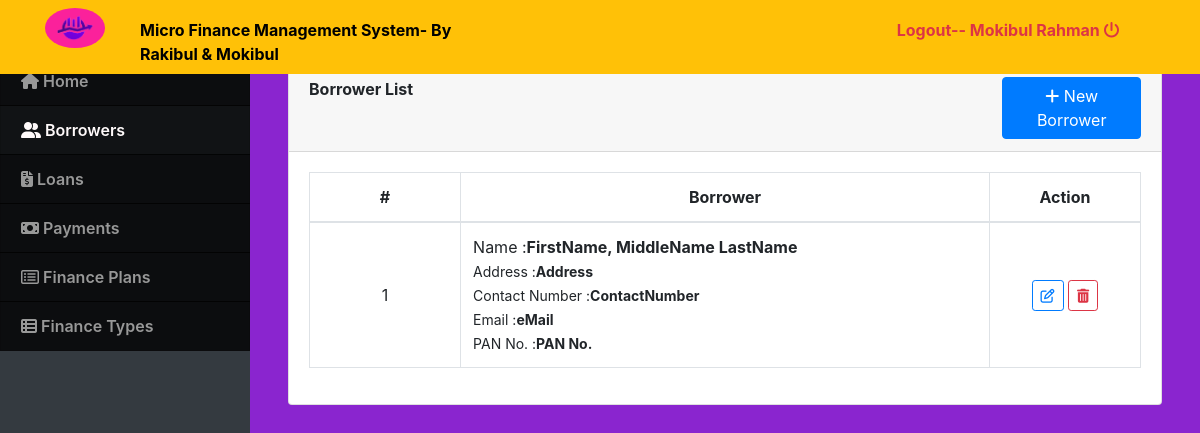
The app's page /index.php?page=borrowers (signed in), older data.
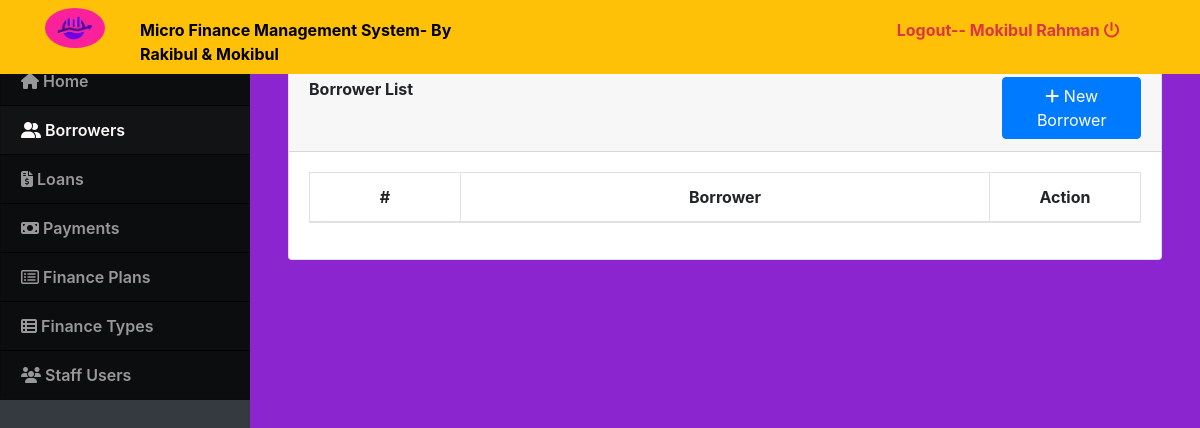
The same page, newer data.
### tables this page shows
CREATE TABLE `borrowers` (
  `id` int(30) NOT NULL,
  `firstname` varchar(100) NOT NULL,
  `middlename` varchar(100) NOT NULL,
  `lastname` varchar(100) NOT NULL,
  `contact_no` varchar(30) NOT NULL,
  `address` text NOT NULL,
  `email` varchar(50) NOT NULL,
  `tax_id` varchar(50) NOT NULL,
  `date_created` int(11) NOT NULL
);

### borrowers.php (the view, shortened to what this page needs)
<?php include 'db_connect.php' ?>
<div class="container-fluid">
	<div class="col-lg-12">
		<div class="card">
			<div class="card-header">
				<large class="card-title">
					<b>Borrower List</b>
				</large>
				<button class="btn btn-primary btn-block col-md-2 float-right" type="button" id="new_borrower"><i class="fa fa-plus"></i> New Borrower</button>
			</div>
			<div class="card-body">
				<table class="table table-bordered" id="borrower-list">
					<colgroup>
						<col width="10%">
						<col width="35%">
						<col width="10%">
					</colgroup>
					<thead>
						<tr>
							<th class="text-center">#</th>
							<th class="text-center">Borrower</th>
							<th class="text-center">Action</th>
						</tr>
					</thead>
					<tbody>
						<?php
						$i = 1;
						$qry = $conn->query("SELECT * FROM borrowers order by id desc");
						while ($row = $qry->fetch_assoc()) :
						?>
							<tr>
								<td class="text-center"><?php echo $i++ ?></td>
								<td>
									<p>Name :<b><?php echo ucwords($row['firstname'] . ", " . $row['middlename'] . ' ' . $row['lastname']) ?></b></p>
									<p><small>Address :<b><?php echo $row['address'] ?></small></b></p>
									<p><small>Contact Number :<b><?php echo $row['contact_no'] ?></small></b></p>
									<p><small>Email :<b><?php echo $row['email'] ?></small></b></p>
									<p><small> PAN No. :<b><?php echo $row['tax_id'] ?></small></b></p>
								</td>
								<td class="text-center">
									<button class="btn btn-outline-primary btn-sm edit_borrower" type="button" data-id="<?php echo $row['id'] ?>"><i class="fa fa-edit"></i></button>
									<button class="btn btn-outline-danger btn-sm delete_borrower" type="button" data-id="<?php echo $row['id'] ?>"><i class="fa fa-trash"></i></button>
								</td>
							</tr>
						<?php endwhile; ?>
					</tbody>
				</table>
			</div>
		</div>
	</div>
</div>

### navbar.php (shortened to what this page needs)
<nav id="sidebar" class='mx-lt-5 bg-dark ' >
		<div class="sidebar-list">
				<a href="index.php?page=home" class="nav-item nav-home"><span class='icon-field'><i class="fa fa-home"></i></span> Home</a>
				<a href="index.php?page=borrowers" class="nav-item nav-borrowers"><span class='icon-field'><i class="fa fa-user-friends"></i></span> Borrowers</a>
				<a href="index.php?page=loans" class="nav-item nav-loans"><span class='icon-field'><i class="fa fa-file-invoice-dollar"></i></span> Loans</a>
				<a href="index.php?page=payments" class="nav-item nav-payments"><span class='icon-field'><i class="fa fa-money-bill"></i></span> Payments</a>
				<a href="index.php?page=plan" class="nav-item nav-plan"><span class='icon-field'><i class="fa fa-list-alt"></i></span> Finance Plans</a>
				<a href="index.php?page=loan_type" class="nav-item nav-loan_type"><span class='icon-field'><i class="fa fa-th-list"></i></span> Finance Types</a>
				<?php if($_SESSION['login_type'] == 1): ?>
				<a href="index.php?page=users" class="nav-item nav-users"><span class='icon-field'><i class="fa fa-users"></i></span> Staff Users</a>
			<?php endif; ?>
		</div>
</nav>

Row changes from the older to the newer data that the page shows:
removed borrowers: firstname+middlename+lastname "FirstName, MiddleName LastName", address "Address", contact_no "ContactNumber", email "eMail", tax "PAN No."
Text that changed along with them:
text now shown: "Staff Users"
